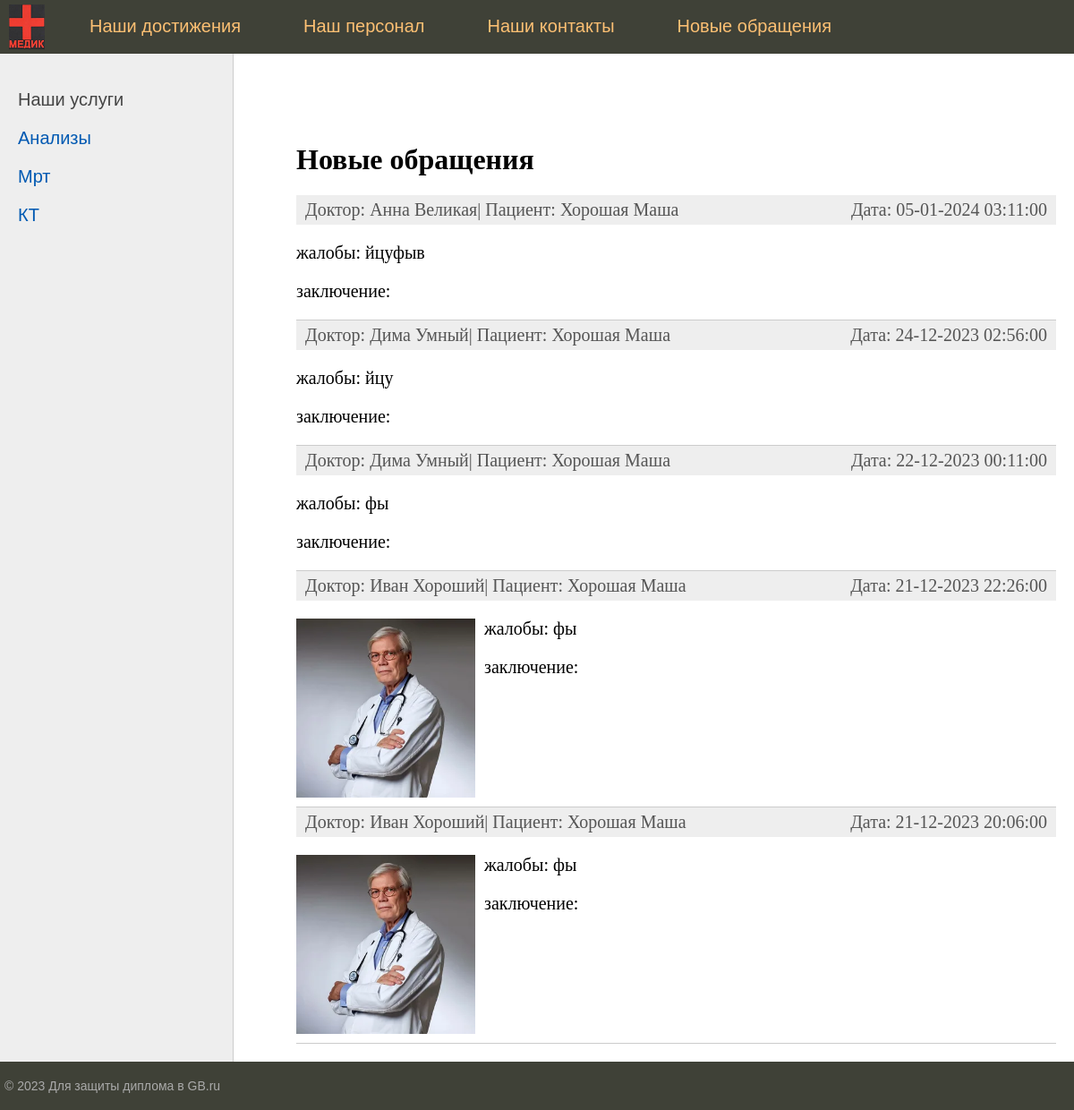
Page /patient_history_new/ (signed in) on the committed database.
### hospital_app/models.py (models this page shows, shortened)
class Appointment(models.Model):
    patient = models.ForeignKey(get_user_model(), on_delete=models.CASCADE, related_name='patient_visits',
                                verbose_name='Пациент')
    doctor = models.ForeignKey(get_user_model(), on_delete=models.CASCADE, related_name='doctor_visits',
                               verbose_name='Доктор')
    start_date_time = models.DateTimeField(verbose_name='Начало приёма')
    end_date_time = models.DateTimeField(verbose_name='Звершение приёма')
    complaint = models.CharField(max_length=500, validators=[RussianLettersValidator()],
                                 blank=True, verbose_name='Жалобы')
    readings = models.TextField(blank=True, validators=[RussianLettersValidator()], verbose_name="Ответ доктора")

### users/models.py (models this page shows)
class User(AbstractUser):
    photo = models.ImageField(upload_to="users/%Y/%m/%d/", blank=True, null=True, verbose_name="Фотография")
    date_birth = models.DateTimeField(blank=True, null=True, verbose_name="Дата рождения")
    cat_doctor = models.CharField(max_length=500, blank=True, null=True, verbose_name="Категория доктора")

### hospital_app/views.py (the view, shortened to what this page needs)
# urls.py: path('patient_history_new/', views.PatientNewListView.as_view(), name='patient_history_new'),
class PatientNewListView(UserPassesTestMixin, ListView):
    model = Appointment
    template_name = 'hospital_app/patient_history_new.html'  # Путь к вашему шаблону
    context_object_name = 'appointment'
    def test_func(self):
        allowed_groups = ['Patient', 'staff', 'root']
        return self.request.user.groups.filter(name__in=allowed_groups).exists()
    def get_context_data(self, **kwargs):
        context = super().get_context_data(**kwargs)
        context.update({
            'title': 'Новые обращения',
        })
        return context
    def get_queryset(self):
        user = self.request.user
        queryset = Appointment.objects.filter(Q(patient=user) & Q(readings__exact='')).order_by('-start_date_time')
        return queryset

### hospital_app/templatetags/hospital_tags.py (called while the page is built)
@register.simple_tag
def get_menu():
    return menu

@register.simple_tag
def get_menu_left():
    return menu_left

@register.simple_tag
def get_menu_patient():
    return menu_patient

### hospital_app/templates/hospital_app/patient_history_new.html (shortened to what this page needs)
{% extends 'base.html' %}
{% block content %}
    <h1>{{ title }}</h1>
    <ul class="list-articles">
    {% for appoint in appointment %}
    <li><div class="article-panel">
    <p class="first">Доктор: {{appoint.doctor.first_name}} {{appoint.doctor.last_name}}| Пациент:
	{{ appoint.patient.last_name|default:"неизвестен" }} {{ appoint.patient.first_name }}</p>
	<p class="last">Дата: {{appoint.start_date_time|date:"d-m-Y H:i:s"}}</p>
    </div>
    {% if appoint.doctor.photo %}
        <p><img class="img-article-left" src="{{appoint.doctor.photo.url}} " width="200" height="200"></p>
    {% endif %}
          <p> жалобы: {{ appoint.complaint }}
            {% autoescape off %}
          <p> заключение: {{appoint.readings|linebreaks|truncatewords:40}}<p>
            {% endautoescape %}
        </li>
{% endfor %}
</ul>
{% endblock %}

### hospital_app/static/hospital_app/css/styles.css (style rules this page uses)
html, body { font-family: 'Arial'; margin: 0; padding: 0; height: 100%; width: 100%; color: #444; }
img { max-width: 600px; height: auto; }
img.img-article-left { max-width: 300px; height: auto; float: left; padding: 0 10px 10px 0; }
div.article-panel { background: #eee; padding: 5px 10px 5px 10px; box-sizing: border-box; overflow: hidden; color: #555; }
div.article-panel p.first { margin: 0; float: left; }
div.article-panel p.last { margin: 0; float: right; }
ul.list-articles { list-style: none; margin: 0; padding: 0; }
ul.list-articles li { border-bottom: 1px solid #ccc; }
.content-text h1 { font-size: 32px; }

### rows in the picture
Appointment: doctor.first_name "Анна", doctor.last_name "Великая", patient.last_name "Хорошая", patient.first_name "Маша", start_date_time "05-01-2024 03:11:00", complaint "йцуфыв"
Appointment: doctor.first_name "Дима", doctor.last_name "Умный", patient.last_name "Хорошая", patient.first_name "Маша", start_date_time "24-12-2023 02:56:00", complaint "йцу"
Appointment: doctor.first_name "Дима", doctor.last_name "Умный", patient.last_name "Хорошая", patient.first_name "Маша", start_date_time "22-12-2023 00:11:00", complaint "фы"
Appointment: doctor.first_name "Иван", doctor.last_name "Хороший", patient.last_name "Хорошая", patient.first_name "Маша", start_date_time "21-12-2023 22:26:00", doctor.photo (picture), complaint "фы"
Appointment: doctor.first_name "Иван", doctor.last_name "Хороший", patient.last_name "Хорошая", patient.first_name "Маша", start_date_time "21-12-2023 20:06:00", doctor.photo (picture), complaint "фы"

### other values in the picture
{{ m.title }} "Наши достижения" "Наш персонал" "Наши контакты"
{{ m.title }} "Новые обращения"
{{ m.title }} "Анализы" "Мрт" "КТ"
{{ title }} "Новые обращения"
